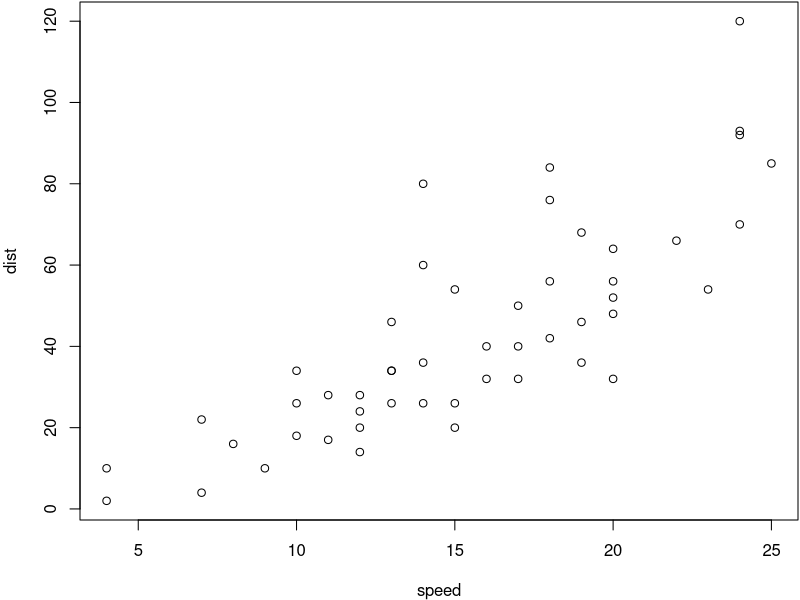
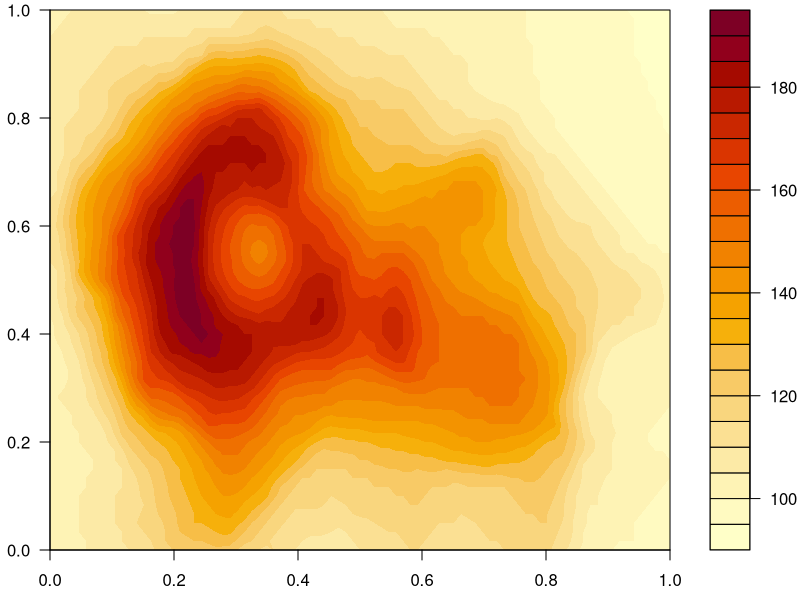

Here is the R script that generated these plots, in order:
## ---- chunk 1
summary(cars)
## ---- chunk 2
par(mar = c(4, 4, 0.1, 0.1), omi = c(0, 0, 0, 0))
plot(cars)
## ---- chunk 3
par(mar = c(2.5, 2.5, 0.5, 0.1), omi = c(0, 0, 0, 0))
filled.contour(volcano)
## ---- chunk 4
sessionInfo()
